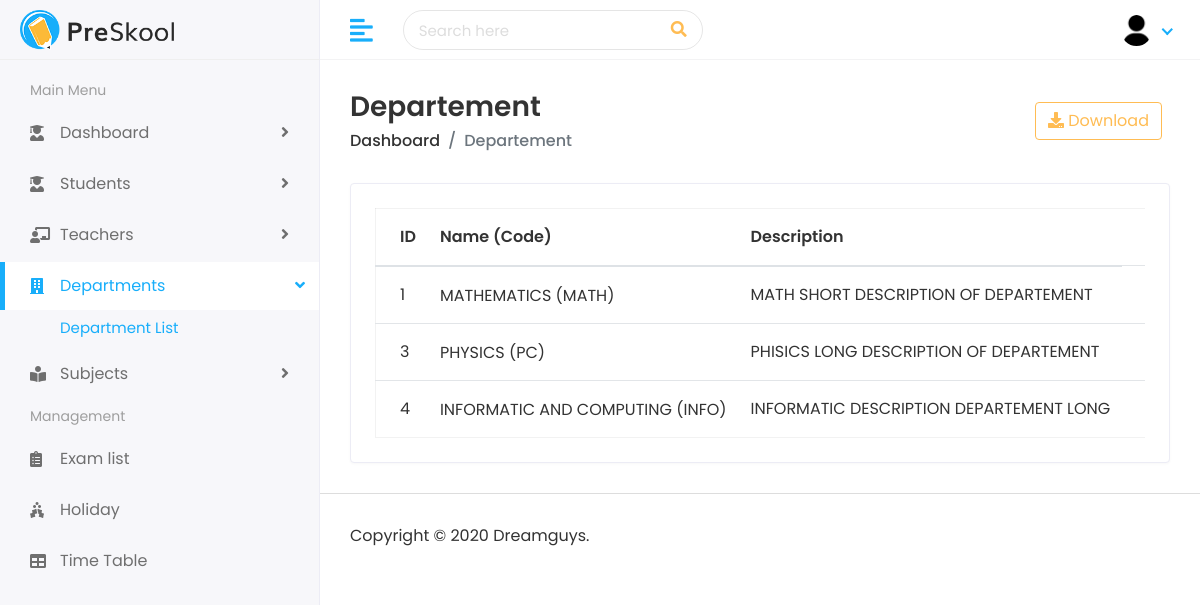
Screenshot of /departement/departements/ (signed in) with the database file from the repository.
### departement/models.py (models this page shows, shortened)
class Departement(models.Model):
    name = models.CharField(max_length=150, unique=True)
    code = models.CharField(max_length=10, unique=True)
    description = models.TextField(blank=True, null=True)
    created_at = models.DateField(auto_now_add=True)

### departement/views.py (the view)
# urls.py: path('departements/', views.departement_list, name="departement_list"),
@login_required
def departement_list(request):
    departements_list = Departement.objects.all()
    context = {'departements_list' : departements_list}
    return render(request, 'departement/departements.html', context)

### templates/departement/departements.html (shortened to what this page needs)
{% extends 'Home/base.html' %}
{% load static %}
{% block body %}
         <div class="page-wrapper">
            <div class="content container-fluid">
               <div class="page-header">
                  <div class="row align-items-center">
                     <div class="col">
                        <h3 class="page-title">Departement</h3>
                        <ul class="breadcrumb">
                           <li class="breadcrumb-item"><a href="{% url 'dashboard' %}">Dashboard</a></li>
                           <li class="breadcrumb-item active">Departement</li>
                        </ul>
                     </div>
                     <div class="col-auto text-right float-right ml-auto">
                        <a href="#" class="btn btn-outline-primary mr-2"><i class="fas fa-download"></i> Download</a>
                     </div>
                  </div>
               </div>
               <div class="row">
                  <div class="col-sm-12">
                     <div class="card card-table">
                        <div class="card-body">
                           <div class="table-responsive">
                              <table class="table table-hover table-center mb-0 datatable">
                                 <thead>
                                    <tr>
                                       <th>ID</th>
                                       <th>Name (Code)</th>
                                       <th>Description</th>
                                    </tr>
                                 </thead>
                                 <tbody>
                                    {% for departement in departements_list %}
                                    <tr>
                                       <td>{{ departement.id}}</td>
                                       <td>
                                          <h2 class="table-avatar">
                                           {{ departement.name }} ({{ departement.code}})
                                          </h2>
                                       </td>
                                       <td>{{ departement.description }}</td>
                                       <td class="text-right">
                                       </td>
                                    </tr>
                                    {% endfor %}
                                 </tbody>
                              </table>
                           </div>
                        </div>
                     </div>
                  </div>
               </div>
            </div>
            <footer>
               <p>Copyright © 2020 Dreamguys.</p>
            </footer>
         </div>
      </div>
   </body>
</html>
{% endblock %}

### static/assets/css/style.css (style rules this page uses)
html { height: 100%; }
body { background-color: #fff; color: #333; font-family: 'Poppins', sans-serif; font-size: 1rem; height: 100%; line-height: 1.5; overflow-x: hidden; }
h1, h2, h3, h4, h5, h6 { font-family: 'Poppins', sans-serif; margin-top: 0; }
a { color: #009ce7; }
input, button, a { transition: all 0.4s ease; -moz-transition: all 0.4s ease; -o-transition: all 0.4s ease; -ms-transition: all 0.4s ease; -webkit-transition: all 0.4s ease; }
ul, ol { padding: 0px; list-style: none; }
.table { color: #333; max-width: 100%; margin-bottom: 0; width: 100%; }
.table.dataTable { border-collapse: collapse !important; border: 1px solid rgba(0, 0, 0, 0.05); }
table.table td h2 { display: inline-block; font-size: inherit; font-weight: 400; margin: 0; padding: 0; vertical-align: middle; }
table.table td h2.table-avatar { align-items: center; display: inline-flex; font-size: inherit; font-weight: 400; margin: 0; padding: 0; vertical-align: middle; white-space: nowrap; }
.table thead tr th { font-weight: 600; }
.table tbody tr { border-bottom: 1px solid rgba(0, 0, 0, 0.05); }
.table.table-center td, .table.table-center th { vertical-align: middle; }
.card-table .card-body .table > thead > tr > th { border-top: 0; }
.card-table .card-body .table tr td:first-child, .card-table .card-body .table tr th:first-child { padding-left: 1.5rem; }
.card-table .card-body .table tr td:last-child, .card-table .card-body .table tr th:last-child { padding-right: 1.5rem; }
.card-table .table td, .card-table .table th { border-top: 1px solid #e2e5e8; padding: 1rem 0.75rem; white-space: nowrap; }
.btn-outline-primary { color: #FFBC53; border-color: #FFBC53; }
.card { border: 1px solid #ececf5; box-shadow: 0 1px 3px 0 rgba(0, 0, 0, 0.03); margin-bottom: 1.875rem; }
.card-body { padding: 1.5rem; }
footer { padding: 1.875rem 1.875rem; border-top: 1px solid #ddd; }
footer p { margin: 0px; }
.page-wrapper { margin-left: 320px; padding-top: 60px; position: relative; transition: all 0.4s ease; }
.page-wrapper > .content { padding: 1.875rem 1.875rem 0; }
.page-header { margin-bottom: 1.875rem; }
.page-header .breadcrumb { background-color: transparent; color: #6c757d; font-size: 1rem; font-weight: 500; margin-bottom: 0; padding: 0; }
.page-header .breadcrumb a { color: #333; }
.page-title { font-size: 28px; font-weight: 600; color: #333; margin-bottom: 5px; }

### rows the page displays
Departement: id "1", name "MATHEMATICS", code "MATH", description "MATH SHORT DESCRIPTION OF DEPARTEMENT"
Departement: id "3", name "PHYSICS", code "PC", description "PHISICS LONG DESCRIPTION OF DEPARTEMENT"
Departement: id "4", name "INFORMATIC AND COMPUTING", code "INFO", description "INFORMATIC DESCRIPTION DEPARTEMENT LONG"
